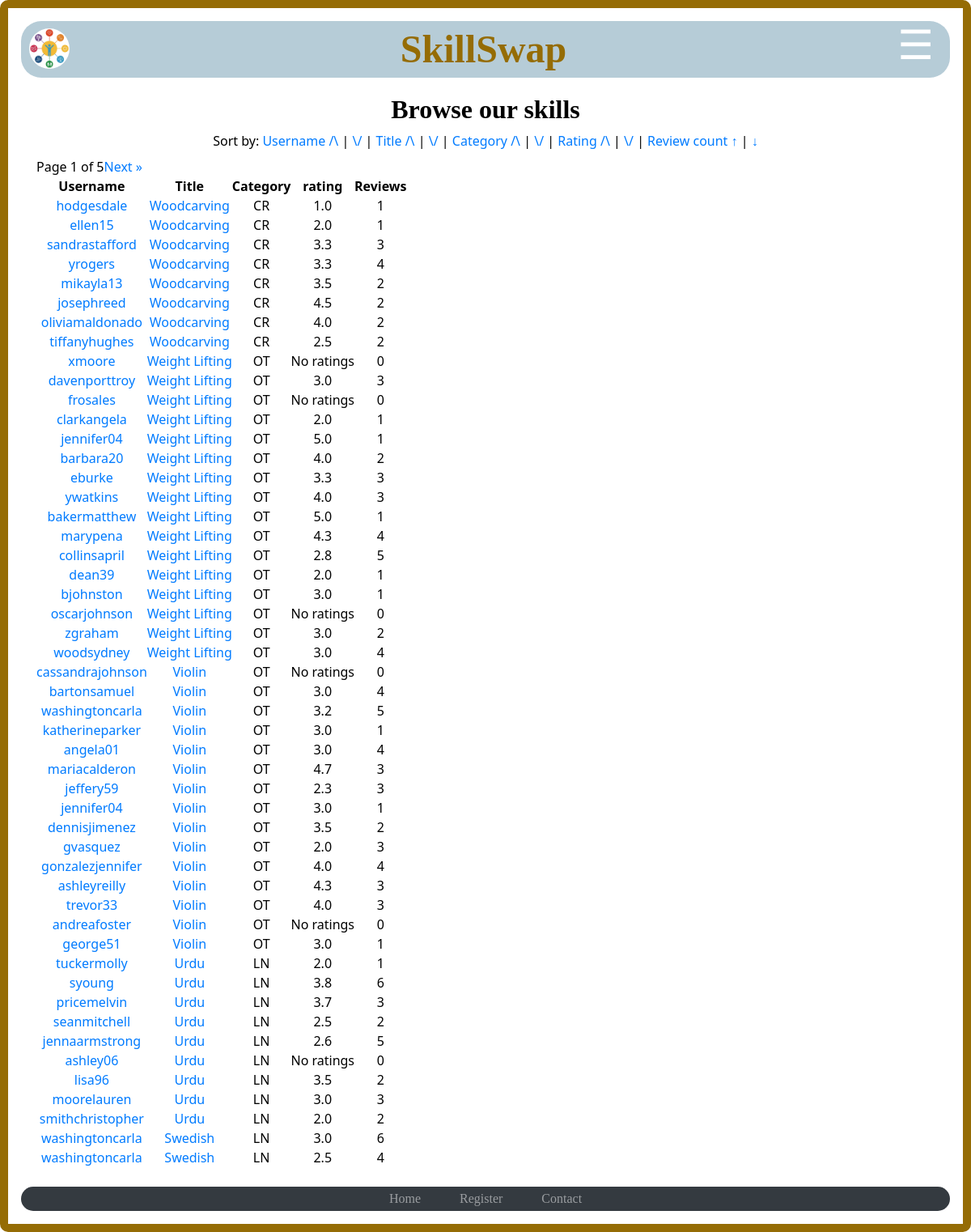
The page /browse/browse/?sort=username&order=desc on the database as committed earlier.
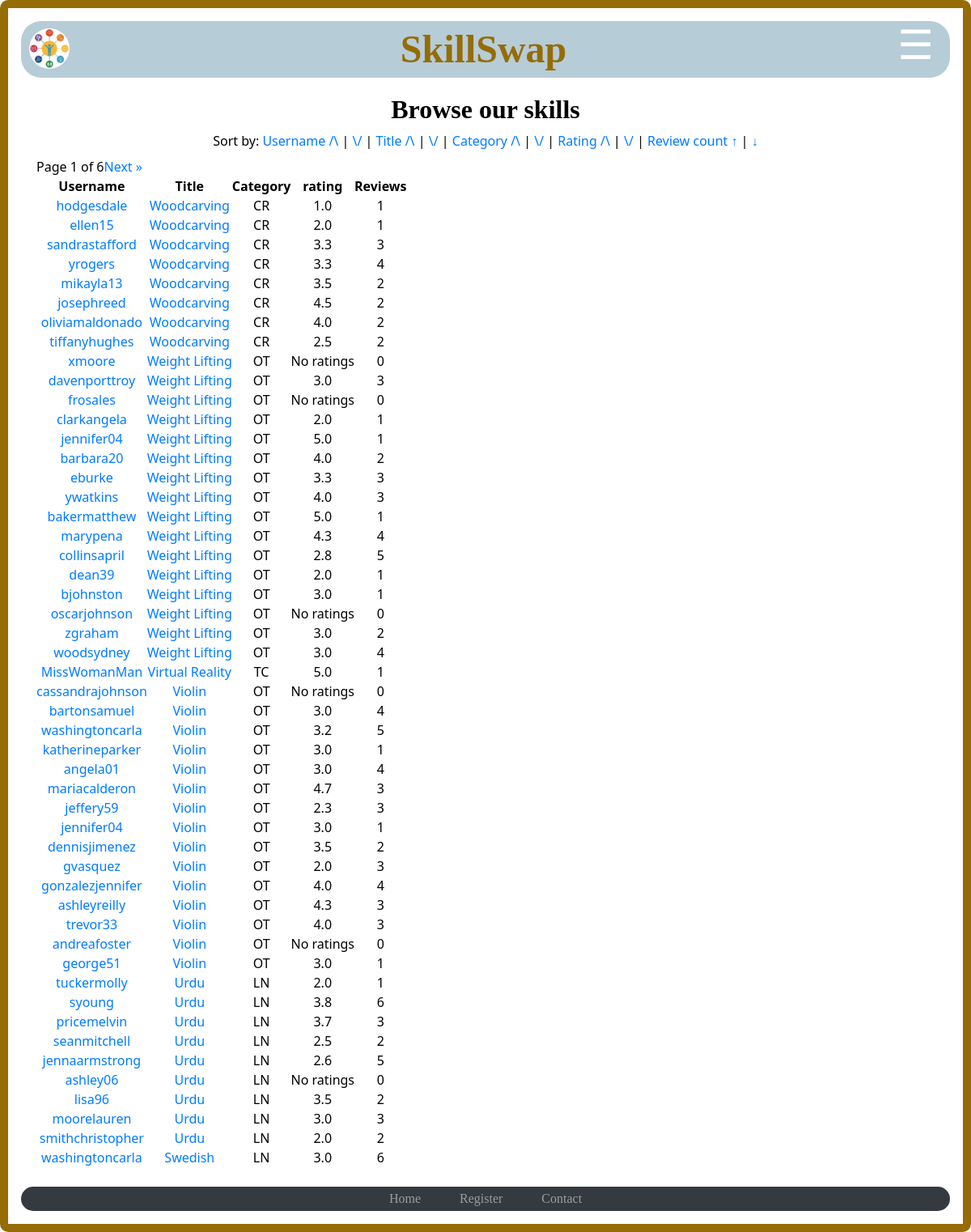
The same page on the database as committed later.
### skills/models.py (models this page shows, shortened)
class AddSkills(models.Model):
    user = models.ForeignKey(User, on_delete=models.CASCADE, related_name='userOffer')
    created = models.DateTimeField(auto_now_add=True)
    title = models.CharField(max_length=100)
    category = models.CharField(max_length=2, choices=CATEGORIES, default='OT')
    availability = models.BooleanField()
    location = models.CharField(max_length=100)
    description = models.TextField(max_length=200) # very big, please make it look better
    average_rating = models.FloatField(default=0.0)
    slug = models.SlugField(blank=True)

### browse/views.py (the view)
# urls.py: path('browse/', browse, name='browse'),
def browse(request):
    sort = request.GET.get('sort', 'username')
    order = request.GET.get('order', 'asc').lower()
    valid_sorts = ['title', 'category', 'average_rating', 'calculated_rating', 'review_count']
    if sort not in valid_sorts:
        sort = 'title'
    if order not in ['asc', 'desc']:
        order = 'asc'
    sort_key = sort if order == 'asc' else f'-{sort}'
    skills = AddSkills.objects.select_related('user') \
        .annotate(calculated_rating=Avg('reviews__rating'), review_count=Count('reviews'))\
        .order_by(sort_key.replace('average_rating', "average_rating").replace('calculated_rating', 'calculated_rating'))
    paginator = Paginator(skills, 50)
    page_number = request.GET.get('page', 1)
    try:
        skills_page = paginator.page(page_number)
    except PageNotAnInteger:
        skills_page = paginator.page(1)
    except EmptyPage:
        skills_page = paginator.page(paginator.num_pages)
    print("Requested sort:", sort, "order:", order)
    return render(request, 'browse/browse.html', {
        'skills': skills_page,
        'current_sort': sort,
        'current_order': order,
    })

### templates/browse/browse.html (shortened to what this page needs)
{% extends 'base.html'%}
{% block body-block %}
<h2>Browse our skills</h2>
<p>Sort by:
    <a href="?sort=username&order=asc">Username /\</a> |
    <a href="?sort=username&order=desc">\/</a> |
    <a href="?sort=title&order=asc">Title /\</a> |
    <a href="?sort=title&order=desc">\/</a> |
    <a href="?sort=category&order=asc">Category /\</a> |
    <a href="?sort=category&order=desc">\/</a> |
    <a href="?sort=average_rating&order=asc">Rating /\</a> |
    <a href="?sort=average_rating&order=desc">\/</a> |
    <a href="?sort=review_count&order=asc">Review count ↑</a> |
<a href="?sort=review_count&order=desc">↓</a>
</p>
<table>
    <thread>
        <tr>
            <th>Username</th>
            <th>Title</th>
            <th>Category</th>
            <th>rating</th>
            <th>Reviews</th>
        </tr>
    </thread>
    <tbody>
        {% for skill in skills %}
        <tr>
            <td>
              <a href="{% url 'browse:skills_by_user' username=skill.user.username %}">
                {{ skill.user.username }}
              </a>
            </td>
            <td>
                <a href="{% url 'browse:users_by_skill' slug=skill.slug %}">
                    {{ skill.title }}
                </a>
            </td>
            <td>{{ skill.category }}</td>
            <td>
                {% if skill.calculated_rating %}
                    {{ skill.calculated_rating|floatformat:1 }}
                {% else %}
                No ratings
                {% endif %}
                </td>
            <td>
                {% if skill.review_count %}
                    {{ skill.review_count }}
                {% else %}
                    0
                {% endif %}
            </td>
        </tr>
        {% empty %}
        <tr><td colspan="5">No skills found.</td></tr>
        {% endfor %}
    </tbody>
    <div class="pagination">
        Page {{ skills.number }} of {{ skills.paginator.num_pages }}
        {% if skills.has_next %}
        <a href="?page={{ skills.next_page_number }}&sort={{ current_sort }}&order={{ current_order }}">Next »</a>
        {% endif %}
    </div>
</table>
{% endblock %}

### templates/base.html (shortened to what this page needs)
{% load static %}
<!DOCTYPE html>
<html lang="en">
<head>
  <link rel="stylesheet" href="https://cdn.jsdelivr.net/npm/bootstrap@4.6.2/dist/css/bootstrap.min.css">
  <link rel="stylesheet" href="{% static 'index.css' %}">
  <link rel="stylesheet" href="{% static 'skills.css' %}">
  <link rel="stylesheet" href="{% static 'login.css' %}">
  <link rel="stylesheet" href="{% static 'contact_index.css' %}">
  <link rel="stylesheet" href="{% static 'thankyou.css' %}">
  <link rel="stylesheet" href="{% static 'registration.css' %}">
</head>
<body>
<div class="header">
    <a  href="{% url 'index' %}">
      <img src="{% static 'images/craiyon_symbol.png' %}" class='logo'>
    </a>
    <span class="brand-text">SkillSwap</span>
    <div class="menu-toggle" id="menuToggle">
      ☰
    </div>
</div>
<div class="container">
    {% block body-block %}{% endblock %}
</div>
  <footer class="navbar navbar-expand-sm bg-dark navbar-dark mt-4">
    <ul class="navbar-nav mx-auto">
      <li class="nav-item mx-3">
        <a class="nav-link" href="{% url 'index' %}">Home</a>
      </li>
      <li class="nav-item mx-3">
        <a class="nav-link" href="{% url 'user_authentication:register' %}">Register</a>
      </li>
        <li class="nav-item mx-3"><a class="nav-link" href="{% url 'contactapp:contact_index' %}">Contact</a></li>
    </ul>
  </footer>
</body>
</html>

### static/index.css (style rules this page uses)
*, *::before, *::after { box-sizing: border-box; margin: 0; padding: 0; }
:root { --brand-gold: rgb(149, 108, 5); --brand-light: rgb(185, 239, 248); --brand-dark: rgb(38, 23, 48); --font-base: 'Segoe UI', Tahoma, Geneva, Verdana, sans-serif; --font-heading: 'Segoe UI', Tahoma, Geneva, Verdana, sans-serif; --transition-speed: 0.2s; }
html { font-size: 16px; }
body { font-family: var(--font-base); color: #000; text-align: center; padding: 1rem; border: 0.625rem solid var(--brand-gold); border-radius: 10px; }
h1, h2, h3, h6 { font-family: var(--font-heading); font-weight: bold; margin: 0.5rem 0; }
p { margin: 0.5rem 0; }
.header { font-family: Georgia, 'Times New Roman', Times, serif; background-color: #b6ccd7; border-radius: 25px; display: flex; align-items: center; justify-content: space-between; padding: 10px 10px; margin-bottom: 20px; height: 70px; display: flex; color: #fff; }
.navbar-nav .nav-item { margin-right: 1rem; }
.brand-text { font-size: 3rem; font-weight: bold; line-height: 1; display:inline; color: rgb(149, 108, 5); }
.menu-toggle { font-size: 50px; color: white; padding-right: 10px; padding-bottom: 10px; background: none; border: none; cursor: pointer; }
img.logo { width:50px; left:10px; display:block; padding-left:0; margin-right: 5%; border-radius: 25px; margin-bottom: 5%; }
p { font-family: 'Segoe UI', Tahoma, 'Geneva', Verdana, sans-serif; color: #000; }
span { text-align: left; padding: 3% 5%; }
h1, h2,h3, h6 { font-family:fantasy; font-weight: bold; }
img.logo { width:50px; display:block; padding-left:0; margin-right: 5%; }
footer { background-color: rgb(149, 108, 5); font-family: fantasy; border-radius: 25px; display: flex; align-items: center; justify-content: space-between; padding: 5px 20px 5px 5px ; height: 30px; }

Rows that differ between the two databases and show on the page:
no longer on this page (row unchanged): AddSkills: user.username "washingtoncarla", title "Swedish", category "LN", calculated_rating "2.5", review_count "4"
added AddSkills: user.username "MissWomanMan", title "Virtual Reality", category "TC", calculated_rating "5.0", review_count "1"
Other text that changed with them:
{{ skills.paginator.num_pages }}: "5" → "6"
